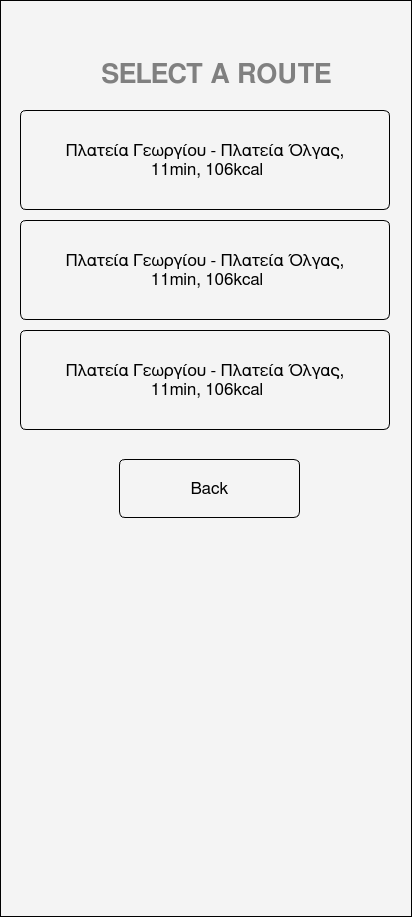
<?xml version="1.0" encoding="UTF-8"?>
<ui version="4.0">
 <class>Form</class>
 <widget class="QWidget" name="Form">
  <property name="geometry">
   <rect>
    <x>0</x>
    <y>0</y>
    <width>412</width>
    <height>917</height>
   </rect>
  </property>
  <property name="windowTitle">
   <string>Form</string>
  </property>
  <property name="styleSheet">
   <string notr="true">background-color: #f4f4f4; border: 1px solid #000000;</string>
  </property>
  <widget class="QLabel" name="label">
   <property name="geometry">
    <rect>
     <x>91</x>
     <y>59</y>
     <width>251</width>
     <height>31</height>
    </rect>
   </property>
   <property name="sizePolicy">
    <sizepolicy hsizetype="Preferred" vsizetype="Preferred">
     <horstretch>0</horstretch>
     <verstretch>0</verstretch>
    </sizepolicy>
   </property>
   <property name="font">
    <font>
     <family>FreeSans</family>
     <pointsize>20</pointsize>
     <bold>true</bold>
    </font>
   </property>
   <property name="styleSheet">
    <string notr="true">color: gray; border: none;</string>
   </property>
   <property name="frameShape">
    <enum>QFrame::Shape::NoFrame</enum>
   </property>
   <property name="frameShadow">
    <enum>QFrame::Shadow::Raised</enum>
   </property>
   <property name="text">
    <string>SELECT A ROUTE</string>
   </property>
   <property name="alignment">
    <set>Qt::AlignmentFlag::AlignCenter</set>
   </property>
   <property name="wordWrap">
    <bool>true</bool>
   </property>
  </widget>
  <widget class="QPushButton" name="pushButton_8">
   <property name="geometry">
    <rect>
     <x>119</x>
     <y>459</y>
     <width>181</width>
     <height>59</height>
    </rect>
   </property>
   <property name="font">
    <font>
     <family>FreeSans</family>
     <pointsize>13</pointsize>
     <bold>false</bold>
    </font>
   </property>
   <property name="styleSheet">
    <string notr="true">color: ffffff;background-color: #00000000;
border-radius: 6px;
    padding: 5px;</string>
   </property>
   <property name="text">
    <string>Back</string>
   </property>
  </widget>
  <widget class="QPushButton" name="pushButton">
   <property name="geometry">
    <rect>
     <x>20</x>
     <y>110</y>
     <width>370</width>
     <height>100</height>
    </rect>
   </property>
   <property name="font">
    <font>
     <family>FreeSans</family>
     <pointsize>13</pointsize>
    </font>
   </property>
   <property name="styleSheet">
    <string notr="true">color: ffffff;background-color: #00000000;
border-radius: 6px;
    padding: 5px;</string>
   </property>
   <property name="text">
    <string>Πλατεία Γεωργίου - Πλατεία Όλγας,
 11min, 106kcal</string>
   </property>
  </widget>
  <widget class="QPushButton" name="pushButton_2">
   <property name="geometry">
    <rect>
     <x>20</x>
     <y>220</y>
     <width>370</width>
     <height>100</height>
    </rect>
   </property>
   <property name="font">
    <font>
     <family>FreeSans</family>
     <pointsize>13</pointsize>
    </font>
   </property>
   <property name="styleSheet">
    <string notr="true">color: ffffff;background-color: #00000000;
border-radius: 6px;
    padding: 5px;</string>
   </property>
   <property name="text">
    <string>Πλατεία Γεωργίου - Πλατεία Όλγας,
 11min, 106kcal</string>
   </property>
  </widget>
  <widget class="QPushButton" name="pushButton_3">
   <property name="geometry">
    <rect>
     <x>20</x>
     <y>330</y>
     <width>370</width>
     <height>100</height>
    </rect>
   </property>
   <property name="font">
    <font>
     <family>FreeSans</family>
     <pointsize>13</pointsize>
    </font>
   </property>
   <property name="styleSheet">
    <string notr="true">color: ffffff;background-color: #00000000;
border-radius: 6px;
    padding: 5px;</string>
   </property>
   <property name="text">
    <string>Πλατεία Γεωργίου - Πλατεία Όλγας,
 11min, 106kcal</string>
   </property>
  </widget>
 </widget>
 <resources/>
 <connections/>
</ui>
